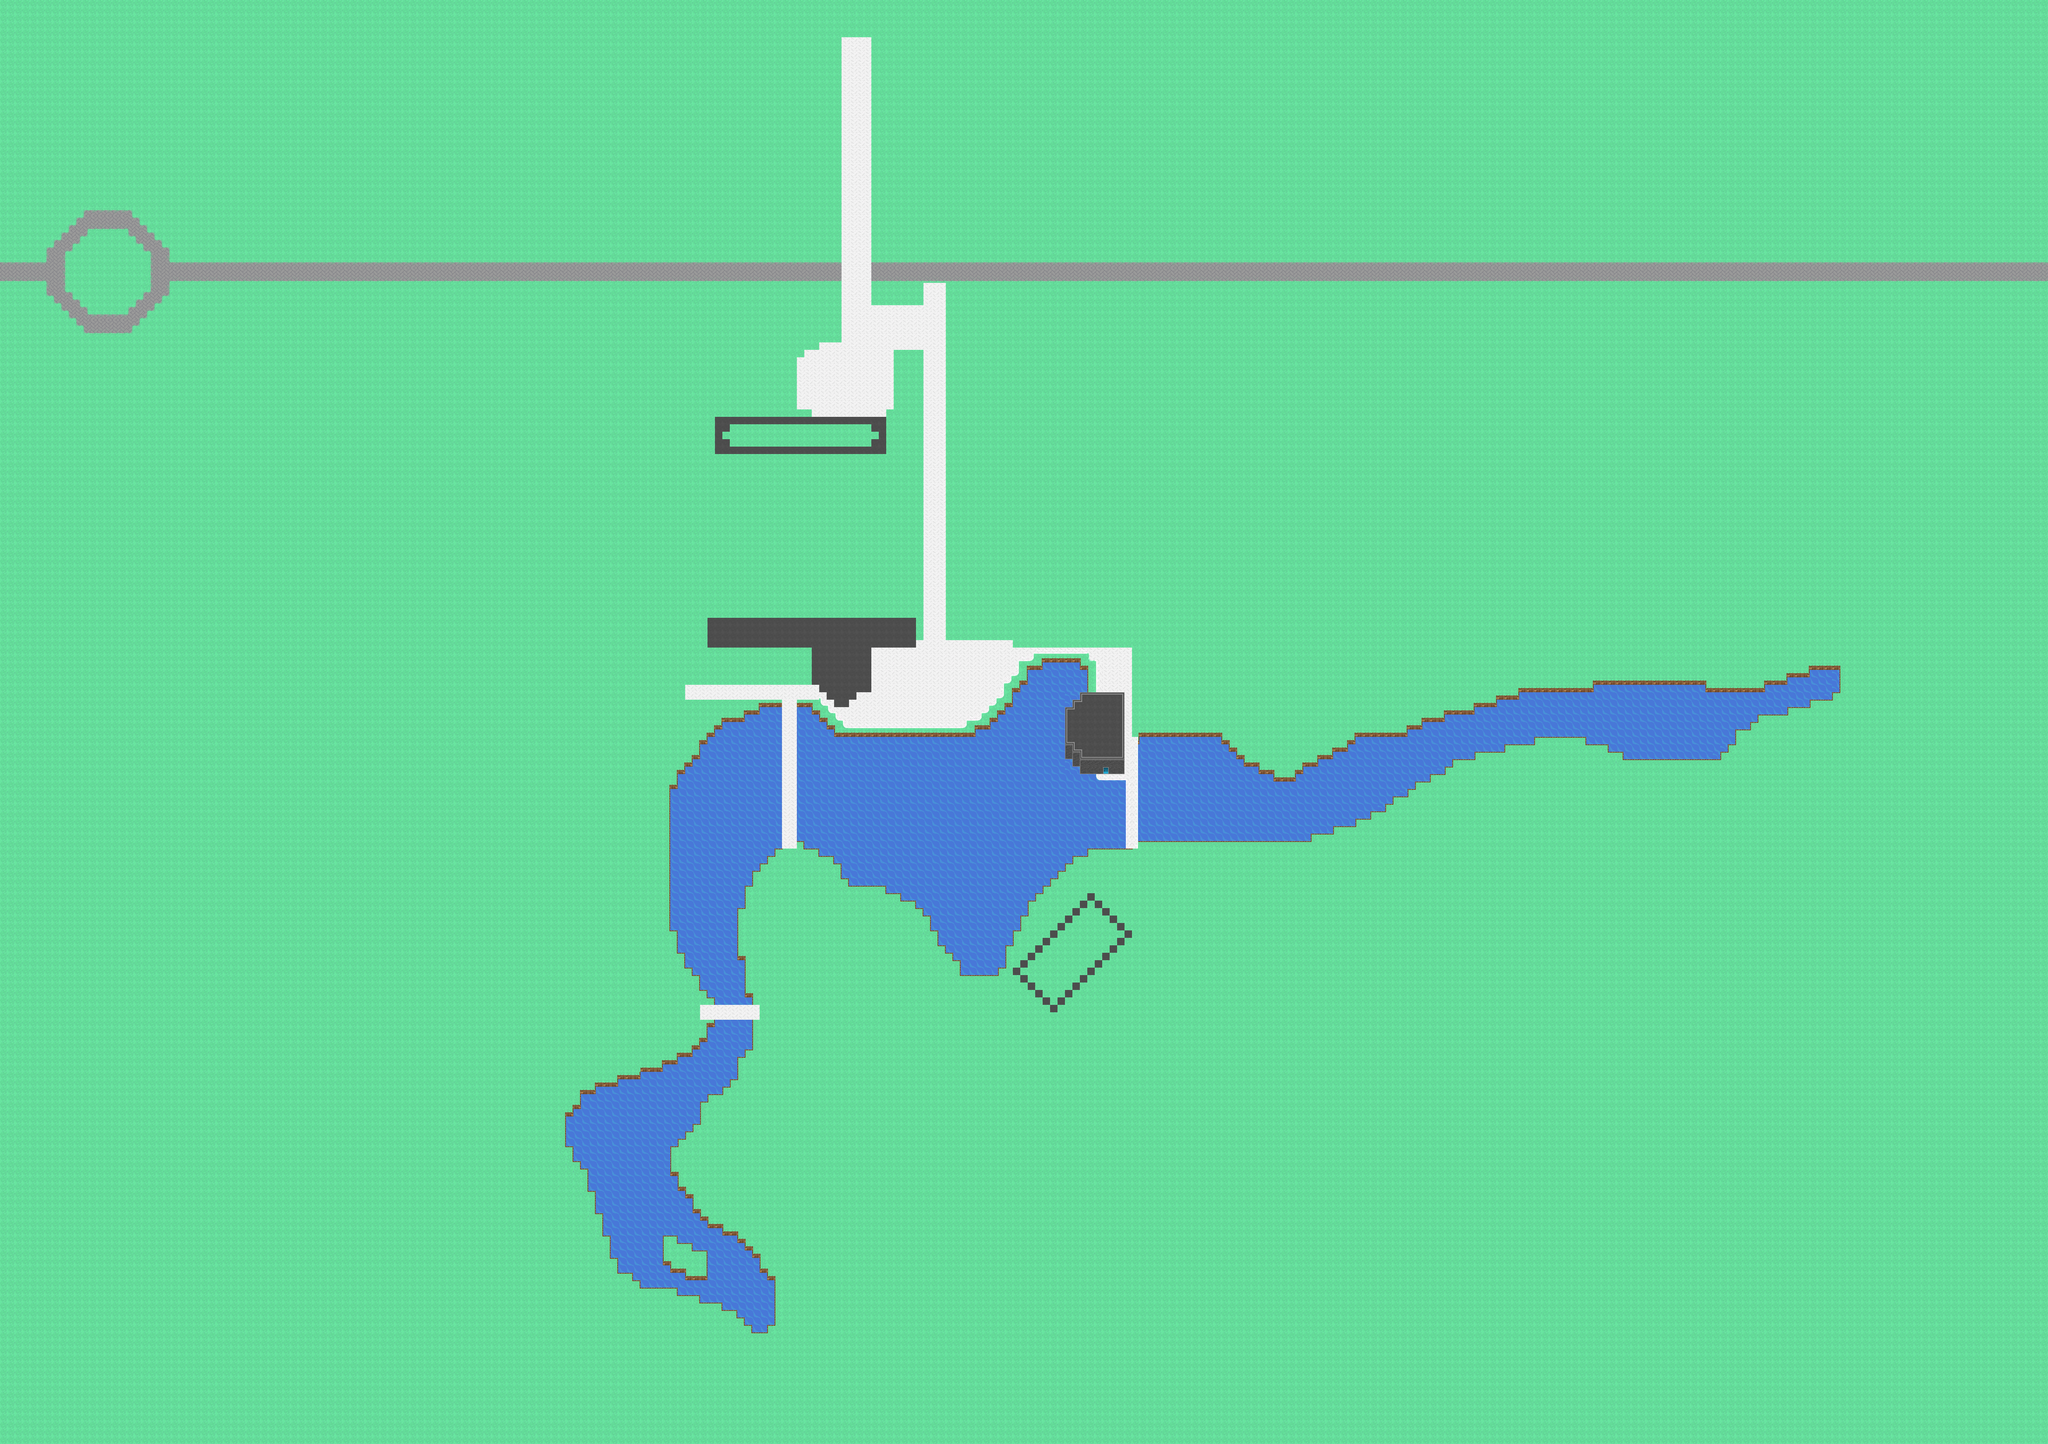

The image is a tile-based game level rendered from a .tmx file. Its description and source (layers, tilesets, objects; grid data summarised) follow:
An orthogonal 275x194 tile map with 16x16 px tiles, 3 tile layers (Tile Layer 1, roads, buildings).

<map version="1.0" orientation="orthogonal" renderorder="right-down" width="275" height="194" tilewidth="16" tileheight="16" nextobjectid="1">
 <tileset firstgid="1" name="SpriteSheetPlaceHolders" tilewidth="16" tileheight="16" tilecount="256">
  <image source="SpriteSheetPlaceHolders.png" width="256" height="256" />
  <tile id="64">
   <properties>
    <property name="WaterFrame" value="1" />
    <property name="blocked" value="" />
   </properties>
   <animation>
    <frame tileid="64" duration="100" />
    <frame tileid="64" duration="100" />
    <frame tileid="64" duration="100" />
    <frame tileid="64" duration="100" />
    <frame tileid="64" duration="100" />
    <frame tileid="64" duration="100" />
    <frame tileid="65" duration="100" />
    <frame tileid="65" duration="100" />
    <frame tileid="65" duration="100" />
    <frame tileid="65" duration="100" />
    <frame tileid="65" duration="100" />
    <frame tileid="65" duration="100" />
   </animation>
  </tile>
  <tile id="65">
   <properties>
    <property name="WaterFrame" value="2" />
    <property name="blocked" value="" />
   </properties>
  </tile>
  <tile id="66">
   <properties>
    <property name="WaterFrame" value="3" />
    <property name="blocked" value="" />
   </properties>
  </tile>
  <tile id="150">
   <properties>
    <property name="blocked" value="" />
   </properties>
  </tile>
  <tile id="151">
   <properties>
    <property name="blocked" value="" />
   </properties>
  </tile>
  <tile id="160">
   <properties>
    <property name="blocked" value="" />
   </properties>
  </tile>
  <tile id="161">
   <properties>
    <property name="blocked" value="" />
   </properties>
  </tile>
  <tile id="162">
   <properties>
    <property name="blocked" value="" />
   </properties>
  </tile>
  <tile id="163">
   <properties>
    <property name="blocked" value="" />
   </properties>
  </tile>
  <tile id="164">
   <properties>
    <property name="blocked" value="" />
   </properties>
  </tile>
  <tile id="165">
   <properties>
    <property name="blocked" value="" />
   </properties>
  </tile>
  <tile id="166">
   <properties>
    <property name="blocked" value="" />
   </properties>
  </tile>
  <tile id="167">
   <properties>
    <property name="blocked" value="" />
   </properties>
  </tile>
  <tile id="176">
   <properties>
    <property name="blocked" value="" />
   </properties>
  </tile>
  <tile id="177">
   <properties>
    <property name="blocked" value="" />
   </properties>
  </tile>
  <tile id="178">
   <properties>
    <property name="blocked" value="" />
   </properties>
  </tile>
  <tile id="179">
   <properties>
    <property name="blocked" value="" />
   </properties>
  </tile>
  <tile id="180">
   <properties>
    <property name="blocked" value="" />
   </properties>
  </tile>
  <tile id="181">
   <properties>
    <property name="blocked" value="" />
   </properties>
  </tile>
  <tile id="182">
   <properties>
    <property name="blocked" value="" />
   </properties>
  </tile>
  <tile id="183">
   <properties>
    <property name="blocked" value="" />
   </properties>
  </tile>
  <tile id="184">
   <properties>
    <property name="blocked" value="" />
   </properties>
  </tile>
  <tile id="185">
   <properties>
    <property name="blocked" value="" />
   </properties>
  </tile>
  <tile id="186">
   <properties>
    <property name="blocked" value="" />
   </properties>
  </tile>
  <tile id="187">
   <properties>
    <property name="blocked" value="" />
   </properties>
  </tile>
  <tile id="188">
   <properties>
    <property name="blocked" value="" />
   </properties>
  </tile>
  <tile id="189">
   <properties>
    <property name="blocked" value="" />
   </properties>
  </tile>
  <tile id="192">
   <properties>
    <property name="blocked" value="" />
   </properties>
  </tile>
  <tile id="193">
   <properties>
    <property name="blocked" value="" />
   </properties>
  </tile>
  <tile id="194">
   <properties>
    <property name="blocked" value="" />
   </properties>
  </tile>
  <tile id="195">
   <properties>
    <property name="blocked" value="" />
   </properties>
  </tile>
  <tile id="196">
   <properties>
    <property name="blocked" value="" />
   </properties>
  </tile>
  <tile id="197">
   <properties>
    <property name="blocked" value="" />
   </properties>
  </tile>
  <tile id="198">
   <properties>
    <property name="blocked" value="" />
   </properties>
  </tile>
  <tile id="199">
   <properties>
    <property name="blocked" value="" />
   </properties>
  </tile>
  <tile id="200">
   <properties>
    <property name="blocked" value="" />
   </properties>
  </tile>
  <tile id="201">
   <properties>
    <property name="blocked" value="" />
   </properties>
  </tile>
  <tile id="202">
   <properties>
    <property name="blocked" value="" />
   </properties>
  </tile>
  <tile id="203">
   <properties>
    <property name="blocked" value="" />
   </properties>
  </tile>
  <tile id="208">
   <properties>
    <property name="blocked" value="" />
   </properties>
  </tile>
  <tile id="209">
   <properties>
    <property name="blocked" value="" />
   </properties>
  </tile>
 </tileset>
 <layer name="Tile Layer 1" width="275" height="194">
  <properties>
   <property name="blocked" value="" />
  </properties>
  <data>[53350 cells, 53350 non-empty, 37 distinct tile ids]</data>
 </layer>
 <layer name="roads" width="275" height="194">
  <data>[53350 cells, 942 non-empty, 10 distinct tile ids]</data>
 </layer>
 <layer name="buildings" width="275" height="194">
  <data>[53350 cells, 339 non-empty, 10 distinct tile ids]</data>
 </layer>
</map>